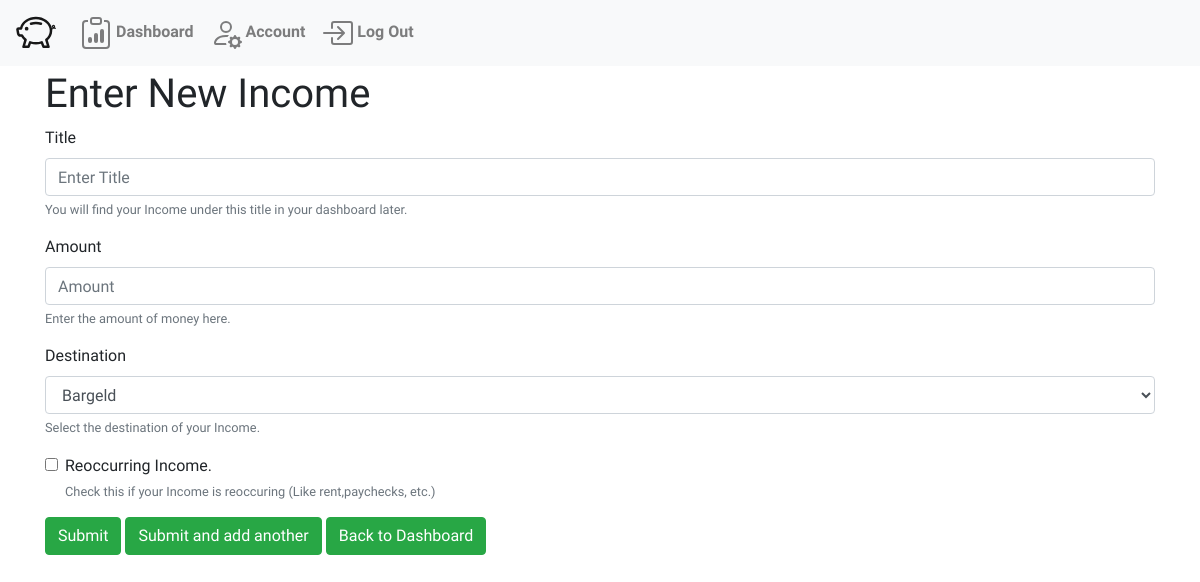
/incomeForm (signed in), run on an earlier commit of the app's database.
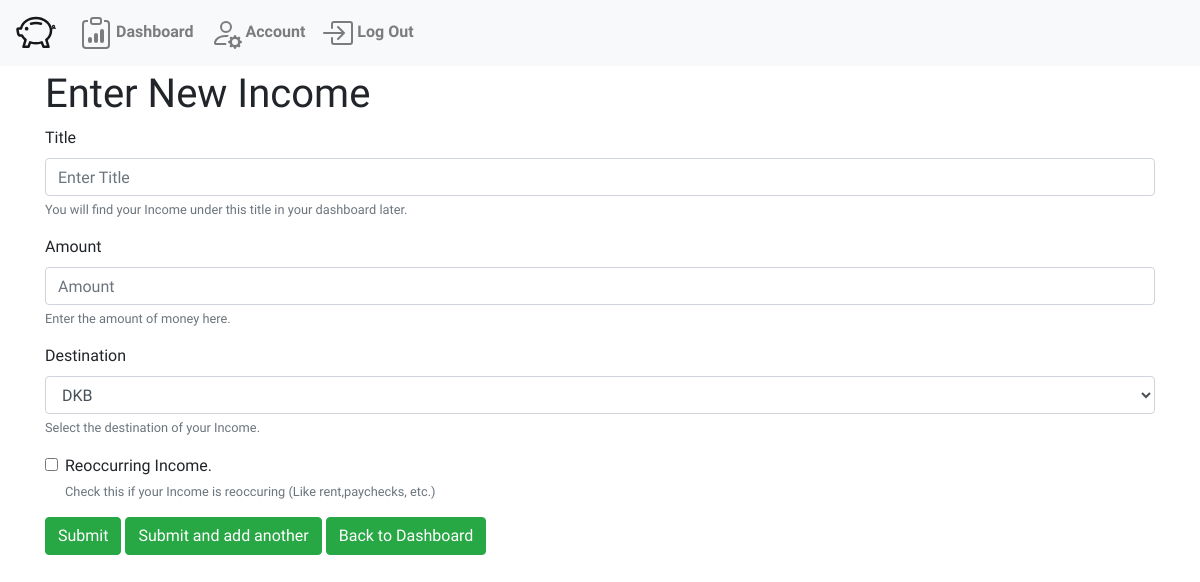
And on a later commit of the database.
### WalletWise/models.py (models this page shows, shortened)
class Funds(models.Model):
    budget = models.ForeignKey("MonthBudget",related_name="funds", on_delete=models.CASCADE)
    title = models.CharField(max_length=64)
    amount = models.DecimalField(decimal_places=2, max_digits=20)
    defaultOwner = models.ForeignKey("User", related_name="defaultFunds", on_delete=models.DO_NOTHING, default=None, null=True)

### WalletWise/views.py (the view)
# urls.py: path("incomeForm", views.incomeForm, name="incomeForm"),
def incomeForm(request):
    user = request.user
    budget= MonthBudget.objects.filter(dashboard__owner=user, date__month=datetime.datetime.now().month)[0]
    opennedBefore = user.dashboard.openned_before
    balances = list(Funds.objects.filter(budget=budget))
    try:
        defaultFund = user.defaultFunds.all()[0]
        balances.remove(defaultFund)
    except IndexError:
        defaultFund = "No Default"
    return render(request, "WalletWise/fundsChangeForm.html", {
        "formType" : "Income",
        "opennedBefore" : opennedBefore,
        "balances" : balances,
        "defaultFund" : defaultFund
    })

### WalletWise/templates/WalletWise/fundsChangeForm.html (shortened to what this page needs)
{% extends "WalletWise/layout.html" %}
{% block body %}
<div class="container">
    <h1>Enter New {{formType}}</h1>
    <form method="post" action="{% url 'fundsChangeForm' %}">
        <div class="form-group">
            <label for="title">Title</label>
            <input type="text" class="form-control" id="title" name="title" aria-describedby="titleHelp" placeholder="Enter Title" required title="Please enter a Title">
            <small id="titlelHelp" class="form-text text-muted">You will find your {{formType}} under this title in your dashboard later.</small>
        </div>
        <div class="form-group">
            <label for="amount">Amount</label>
            <input type="number" class="form-control" id="amount" name="amount" aria-describedby="amountHelp" placeholder="Amount" required title="Please enter an Amount" step="0.01" >
            <small id="amountHelp" class="form-text text-muted">Enter the amount of money here.</small>
        </div>
        <div class="form-group">
            <label for="destination">Destination</label>
            <select class="form-select form-control" id="destination" name="destination" aria-describedby="destinationHelp" aria-label="Default select example" required title="Please select a destination">
                {% if defaultFund == "No Default" %}
                    <option selected>Select Destination</option>
                {% else %}
                    <option selected value={{defaultFund.id}}>{{defaultFund.title}}</option>
                {% endif %}
            </select>
            <small id="destinationHelp" class="form-text text-muted">Select the destination of your {{formType}}.</small>
        </div>
        <div class="form-group form-check">
            <input class="form-check-input" type="checkbox" id="reoccuring" name="reoccuring" aria-describedby="reoccuringHelp">
            <label class="form-check-label" for="reoccuring">
                Reoccurring {{formType}}.
            </label>
            <small id="reoccuringHelp" class="form-text text-muted">Check this if your {{formType}} is reoccuring (Like rent,paychecks, etc.)</small>
        </div>
        <button type="submit" class="btn btn-success" name="action" value="submit">Submit</button>
        <button type="submit" class="btn btn-success" name="action" value="redo">Submit and add another</button>
        <a href="{% url 'dashboard' %}">
            <button class="btn btn-success" type="button">Back to Dashboard</button>
        </a>
    </form>
</div>
{% endblock %}

What changed in the data, as far as the page shows it:
no longer on this page (row edited): Funds: destination "Bargeld"
now on this page (row edited): Funds: destination "DKB"
